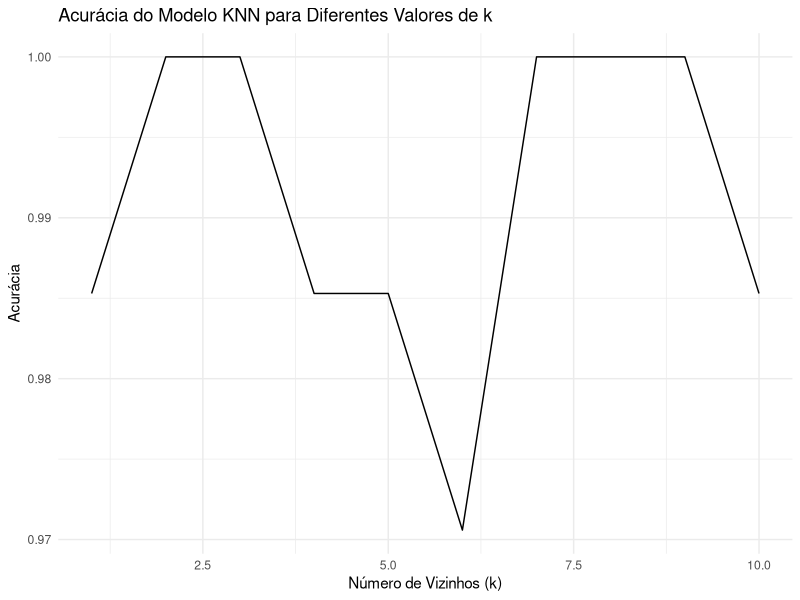

This chart was generated by the following R code:
# Projeto: Classificação de Espécies de Pinguins usando KNN
# Descrição: Este script aplica o algoritmo KNN (K-Nearest Neighbors) para classificar espécies de pinguins, utilizando o conjunto de dados 'penguins' do pacote 'palmerpenguins'.
# O script realiza a divisão dos dados em conjuntos de treino e teste, aplica a padronização e avalia o modelo KNN para diferentes valores de 'k'.

# Carregar bibliotecas necessárias
library(ggplot2)          # Visualizações
library(palmerpenguins)   # Conjunto de dados dos pinguins
library(class)            # Funções para classificação, incluindo KNN

# Carregar e preparar os dados
data(penguins)            # Carregar dados dos pinguins
pinguins = penguins       # Renomear para 'pinguins'
str(pinguins)             # Ver estrutura dos dados

# Remover colunas irrelevantes e dados ausentes
pinguins = pinguins[, -c(2,7,8)]  # Remover colunas 'island', 'year', 'bill_depth_mm'
pinguins = na.omit(pinguins)  # Excluir linhas com NA (dados ausentes)

# Dividir dados em treino (80%) e teste (20%)
tam = nrow(pinguins)  # Número total de linhas
n = round(0.8 * tam)  # Definir 80% para o conjunto de treino
indices_treino = sample(1:tam, size = n, replace = FALSE)  # Índices para treino

# Definir conjuntos de treino e teste
treino = pinguins[indices_treino,]  # Conjunto de treino
teste = pinguins[-indices_treino, ] # Conjunto de teste

# Padronizar dados (colocar na mesma escala)
treino_padronizado = scale(treino[,-1])  # Excluir coluna de 'species' do treino para padronizar as variáveis
teste_padronizado = scale(teste[,-1])    # Excluir coluna de 'species' do teste para padronizar as variáveis

# Treinar e testar o modelo KNN com k=1
classe_treino = treino$species  # A variável alvo (espécies) para o treino
modelo1 = knn(train = treino_padronizado, test = teste_padronizado, cl = classe_treino, k = 1)

# Avaliar a acurácia do modelo com k=1
acuracia1 = mean(modelo1 == teste$species)  # Calcula a acurácia comparando as predições com os valores reais
print(paste("Acurácia com k=1: ", acuracia1))
modelo1  # Exibir as predições do modelo com k=1

# Treinar e testar o modelo KNN com k=10
modelo2 = knn(train = treino_padronizado, test = teste_padronizado, cl = classe_treino, k = 10)

# Avaliar a acurácia do modelo com k=10
acuracia2 = mean(modelo2 == teste$species)  # Calcula a acurácia para k=10
print(paste("Acurácia com k=10: ", acuracia2))

# Encontrar o melhor valor de k (k que maximiza a acurácia)
maior = 0          # Inicializa com 0 para encontrar a maior acurácia
indice = 0         # Inicializa o índice do melhor k

for(i in 1:274) {
  acuracia = mean(knn(train = treino_padronizado, test = teste_padronizado, cl = classe_treino, k = i) == teste$species)
  
  # Atualiza se a acurácia atual for maior que a anterior
  if(acuracia > maior) {
    maior = acuracia
    indice = i
  }
}

# Exibir o melhor k e sua acurácia
print("Melhor k:")
print(indice)
print("Valor da maior acurácia:")
print(maior)

# Analisar a correlação entre as variáveis do conjunto de treino (excluindo a coluna 'species')
cor(treino[,-1])  # Excluir 'species' para verificar a correlação entre as variáveis numéricas

# Calcular e visualizar a acurácia para diferentes valores de k (1 a 10)
taxa <- c()  # Vetor para armazenar as acurácias para cada k

for(i in 1:10){
  modelo <- knn(train = treino_padronizado, test = teste_padronizado, cl = classe_treino, k = i)
  taxa[i] <- mean(modelo == teste$species)  # Calcular a acurácia para cada k
}

# Criar um data frame para armazenar as taxas de acurácia
df <- data.frame(k = 1:10, taxa = taxa)

# Visualizar a acurácia para diferentes valores de k
ggplot(data = df, aes(x = k, y = taxa)) + 
  geom_line() +  # Linha para mostrar a variação da acurácia com k
  labs(title = "Acurácia do Modelo KNN para Diferentes Valores de k", 
       x = "Número de Vizinhos (k)", 
       y = "Acurácia") +
  theme_minimal()  # Tema limpo e minimalista
